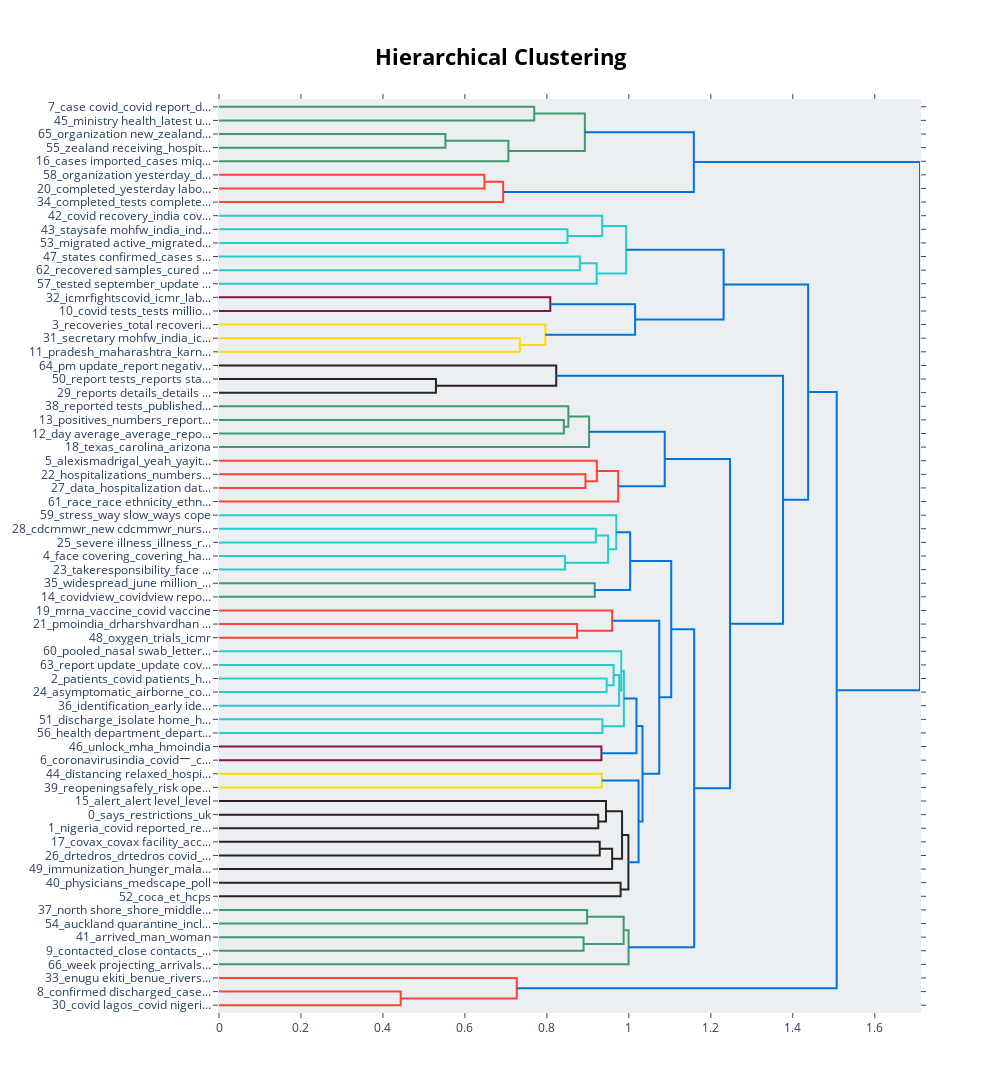

Notebook source saved alongside this figure:
### Markdown cell above
In order to better visualize how topics relate to each other, the hierarchical visualization is ideal for this task and has hence been chosen by the team. This visualization shows the relationships between the topics in a hierarchical manner in a tree-like structure.

### Code cell
# hierarchical topic visualization
topic_model_real.visualize_hierarchy() #false for default labels

### Figure 1 — Plotly figure (JSON) as saved in the notebook; plotly's stock layout.template omitted (floating-point values rounded to 4 significant figures)
{"data": [{"hoverinfo": "text", "marker": {"color": "rgb(61,153,112)"}, "mode": "lines", "type": "scatter", "x": [0, 0.7691, 0.7691, 0], "xaxis": "x", "y": [-5, -5, -15, -15], "yaxis": "y"}, {"hoverinfo": "text", "marker": {"color": "rgb(61,153,112)"}, "mode": "lines", "type": "scatter", "x": [0, 0.5524, 0.5524, 0], "xaxis": "x", "y": [-25, -25, -35, -35], "yaxis": "y"}, {"hoverinfo": "text", "marker": {"color": "rgb(61,153,112)"}, "mode": "lines", "type": "scatter", "x": [0.5524, 0.7061, 0.7061, 0], "xaxis": "x", "y": [-30, -30, -45, -45], "yaxis": "y"}, {"hoverinfo": "text", "marker": {"color": "rgb(61,153,112)"}, "mode": "lines", "type": "scatter", "x": [0.7691, 0.8927, 0.8927, 0.7061], "xaxis": "x", "y": [-10, -10, -37.5, -37.5], "yaxis": "y"}, {"hoverinfo": "text", "marker": {"color": "rgb(255,65,54)"}, "mode": "lines", "type": "scatter", "x": [0, 0.6476, 0.6476, 0], "xaxis": "x", "y": [-55, -55, -65, -65], "yaxis": "y"}, {"hoverinfo": "text", "marker": {"color": "rgb(255,65,54)"}, "mode": "lines", "type": "scatter", "x": [0.6476, 0.6933, 0.6933, 0], "xaxis": "x", "y": [-60, -60, -75, -75], "yaxis": "y"}, {"hoverinfo": "text", "marker": {"color": "rgb(0,116,217)"}, "mode": "lines", "type": "scatter", "x": [0.8927, 1.159, 1.159, 0.6933], "xaxis": "x", "y": [-23.75, -23.75, -67.5, -67.5], "yaxis": "y"}, {"hoverinfo": "text", "marker": {"color": "rgb(35,205,205)"}, "mode": "lines", "type": "scatter", "x": [0, 0.8503, 0.8503, 0], "xaxis": "x", "y": [-95, -95, -105, -105], "yaxis": "y"}, {"hoverinfo": "text", "marker": {"color": "rgb(35,205,205)"}, "mode": "lines", "type": "scatter", "x": [0, 0.935, 0.935, 0.8503], "xaxis": "x", "y": [-85, -85, -100, -100], "yaxis": "y"}, {"hoverinfo": "text", "marker": {"color": "rgb(35,205,205)"}, "mode": "lines", "type": "scatter", "x": [0, 0.8804, 0.8804, 0], "xaxis": "x", "y": [-115, -115, -125, -125], "yaxis": "y"}, {"hoverinfo": "text", "marker": {"color": "rgb(35,205,205)"}, "mode": "lines", "type": "scatter", "x": [0.8804, 0.9215, 0.9215, 0], "xaxis": "x", "y": [-120, -120, -135, -135], "yaxis": "y"}, {"hoverinfo": "text", "marker": {"color": "rgb(35,205,205)"}, "mode": "lines", "type": "scatter", "x": [0.935, 0.9935, 0.9935, 0.9215], "xaxis": "x", "y": [-92.5, -92.5, -127.5, -127.5], "yaxis": "y"}, {"hoverinfo": "text", "marker": {"color": "rgb(133,20,75)"}, "mode": "lines", "type": "scatter", "x": [0, 0.8083, 0.8083, 0], "xaxis": "x", "y": [-145, -145, -155, -155], "yaxis": "y"}, {"hoverinfo": "text", "marker": {"color": "rgb(255,220,0)"}, "mode": "lines", "type": "scatter", "x": [0, 0.7341, 0.7341, 0], "xaxis": "x", "y": [-175, -175, -185, -185], "yaxis": "y"}, {"hoverinfo": "text", "marker": {"color": "rgb(255,220,0)"}, "mode": "lines", "type": "scatter", "x": [0, 0.7963, 0.7963, 0.7341], "xaxis": "x", "y": [-165, -165, -180, -180], "yaxis": "y"}, {"hoverinfo": "text", "marker": {"color": "rgb(0,116,217)"}, "mode": "lines", "type": "scatter", "x": [0.8083, 1.015, 1.015, 0.7963], "xaxis": "x", "y": [-150, -150, -172.5, -172.5], "yaxis": "y"}, {"hoverinfo": "text", "marker": {"color": "rgb(0,116,217)"}, "mode": "lines", "type": "scatter", "x": [0.9935, 1.231, 1.231, 1.015], "xaxis": "x", "y": [-110, -110, -161.2, -161.2], "yaxis": "y"}, {"hoverinfo": "text", "marker": {"color": "rgb(40,35,35)"}, "mode": "lines", "type": "scatter", "x": [0, 0.5293, 0.5293, 0], "xaxis": "x", "y": [-205, -205, -215, -215], "yaxis": "y"}, {"hoverinfo": "text", "marker": {"color": "rgb(40,35,35)"}, "mode": "lines", "type": "scatter", "x": [0, 0.8228, 0.8228, 0.5293], "xaxis": "x", "y": [-195, -195, -210, -210], "yaxis": "y"}, {"hoverinfo": "text", "marker": {"color": "rgb(61,153,112)"}, "mode": "lines", "type": "scatter", "x": [0, 0.8414, 0.8414, 0], "xaxis": "x", "y": [-235, -235, -245, -245], "yaxis": "y"}, {"hoverinfo": "text", "marker": {"color": "rgb(61,153,112)"}, "mode": "lines", "type": "scatter", "x": [0, 0.8525, 0.8525, 0.8414], "xaxis": "x", "y": [-225, -225, -240, -240], "yaxis": "y"}, {"hoverinfo": "text", "marker": {"color": "rgb(61,153,112)"}, "mode": "lines", "type": "scatter", "x": [0.8525, 0.903, 0.903, 0], "xaxis": "x", "y": [-232.5, -232.5, -255, -255], "yaxis": "y"}, {"hoverinfo": "text", "marker": {"color": "rgb(255,65,54)"}, "mode": "lines", "type": "scatter", "x": [0, 0.8942, 0.8942, 0], "xaxis": "x", "y": [-275, -275, -285, -285], "yaxis": "y"}, {"hoverinfo": "text", "marker": {"color": "rgb(255,65,54)"}, "mode": "lines", "type": "scatter", "x": [0, 0.9219, 0.9219, 0.8942], "xaxis": "x", "y": [-265, -265, -280, -280], "yaxis": "y"}, {"hoverinfo": "text", "marker": {"color": "rgb(255,65,54)"}, "mode": "lines", "type": "scatter", "x": [0.9219, 0.974, 0.974, 0], "xaxis": "x", "y": [-272.5, -272.5, -295, -295], "yaxis": "y"}, {"hoverinfo": "text", "marker": {"color": "rgb(0,116,217)"}, "mode": "lines", "type": "scatter", "x": [0.903, 1.088, 1.088, 0.974], "xaxis": "x", "y": [-243.8, -243.8, -283.8, -283.8], "yaxis": "y"}, {"hoverinfo": "text", "marker": {"color": "rgb(35,205,205)"}, "mode": "lines", "type": "scatter", "x": [0, 0.9195, 0.9195, 0], "xaxis": "x", "y": [-315, -315, -325, -325], "yaxis": "y"}, {"hoverinfo": "text", "marker": {"color": "rgb(35,205,205)"}, "mode": "lines", "type": "scatter", "x": [0, 0.8441, 0.8441, 0], "xaxis": "x", "y": [-335, -335, -345, -345], "yaxis": "y"}, {"hoverinfo": "text", "marker": {"color": "rgb(35,205,205)"}, "mode": "lines", "type": "scatter", "x": [0.9195, 0.9494, 0.9494, 0.8441], "xaxis": "x", "y": [-320, -320, -340, -340], "yaxis": "y"}, {"hoverinfo": "text", "marker": {"color": "rgb(35,205,205)"}, "mode": "lines", "type": "scatter", "x": [0, 0.9693, 0.9693, 0.9494], "xaxis": "x", "y": [-305, -305, -330, -330], "yaxis": "y"}, {"hoverinfo": "text", "marker": {"color": "rgb(61,153,112)"}, "mode": "lines", "type": "scatter", "x": [0, 0.9169, 0.9169, 0], "xaxis": "x", "y": [-355, -355, -365, -365], "yaxis": "y"}, {"hoverinfo": "text", "marker": {"color": "rgb(0,116,217)"}, "mode": "lines", "type": "scatter", "x": [0.9693, 1.003, 1.003, 0.9169], "xaxis": "x", "y": [-317.5, -317.5, -360, -360], "yaxis": "y"}, {"hoverinfo": "text", "marker": {"color": "rgb(255,65,54)"}, "mode": "lines", "type": "scatter", "x": [0, 0.8737, 0.8737, 0], "xaxis": "x", "y": [-385, -385, -395, -395], "yaxis": "y"}, {"hoverinfo": "text", "marker": {"color": "rgb(255,65,54)"}, "mode": "lines", "type": "scatter", "x": [0, 0.9593, 0.9593, 0.8737], "xaxis": "x", "y": [-375, -375, -390, -390], "yaxis": "y"}, {"hoverinfo": "text", "marker": {"color": "rgb(35,205,205)"}, "mode": "lines", "type": "scatter", "x": [0, 0.9458, 0.9458, 0], "xaxis": "x", "y": [-425, -425, -435, -435], "yaxis": "y"}, {"hoverinfo": "text", "marker": {"color": "rgb(35,205,205)"}, "mode": "lines", "type": "scatter", "x": [0, 0.9628, 0.9628, 0.9458], "xaxis": "x", "y": [-415, -415, -430, -430], "yaxis": "y"}, {"hoverinfo": "text", "marker": {"color": "rgb(35,205,205)"}, "mode": "lines", "type": "scatter", "x": [0.9628, 0.9763, 0.9763, 0], "xaxis": "x", "y": [-422.5, -422.5, -445, -445], "yaxis": "y"}, {"hoverinfo": "text", "marker": {"color": "rgb(35,205,205)"}, "mode": "lines", "type": "scatter", "x": [0, 0.9815, 0.9815, 0.9763], "xaxis": "x", "y": [-405, -405, -433.8, -433.8], "yaxis": "y"}, {"hoverinfo": "text", "marker": {"color": "rgb(35,205,205)"}, "mode": "lines", "type": "scatter", "x": [0, 0.9354, 0.9354, 0], "xaxis": "x", "y": [-455, -455, -465, -465], "yaxis": "y"}, {"hoverinfo": "text", "marker": {"color": "rgb(35,205,205)"}, "mode": "lines", "type": "scatter", "x": [0.9815, 0.9878, 0.9878, 0.9354], "xaxis": "x", "y": [-419.4, -419.4, -460, -460], "yaxis": "y"}, {"hoverinfo": "text", "marker": {"color": "rgb(133,20,75)"}, "mode": "lines", "type": "scatter", "x": [0, 0.9331, 0.9331, 0], "xaxis": "x", "y": [-475, -475, -485, -485], "yaxis": "y"}, {"hoverinfo": "text", "marker": {"color": "rgb(0,116,217)"}, "mode": "lines", "type": "scatter", "x": [0.9878, 1.019, 1.019, 0.9331], "xaxis": "x", "y": [-439.7, -439.7, -480, -480], "yaxis": "y"}, {"hoverinfo": "text", "marker": {"color": "rgb(255,220,0)"}, "mode": "lines", "type": "scatter", "x": [0, 0.9339, 0.9339, 0], "xaxis": "x", "y": [-495, -495, -505, -505], "yaxis": "y"}, {"hoverinfo": "text", "marker": {"color": "rgb(40,35,35)"}, "mode": "lines", "type": "scatter", "x": [0, 0.9254, 0.9254, 0], "xaxis": "x", "y": [-525, -525, -535, -535], "yaxis": "y"}, {"hoverinfo": "text", "marker": {"color": "rgb(40,35,35)"}, "mode": "lines", "type": "scatter", "x": [0, 0.9442, 0.9442, 0.9254], "xaxis": "x", "y": [-515, -515, -530, -530], "yaxis": "y"}, {"hoverinfo": "text", "marker": {"color": "rgb(40,35,35)"}, "mode": "lines", "type": "scatter", "x": [0, 0.9289, 0.9289, 0], "xaxis": "x", "y": [-545, -545, -555, -555], "yaxis": "y"}, {"hoverinfo": "text", "marker": {"color": "rgb(40,35,35)"}, "mode": "lines", "type": "scatter", "x": [0.9289, 0.9592, 0.9592, 0], "xaxis": "x", "y": [-550, -550, -565, -565], "yaxis": "y"}, {"hoverinfo": "text", "marker": {"color": "rgb(40,35,35)"}, "mode": "lines", "type": "scatter", "x": [0.9442, 0.9834, 0.9834, 0.9592], "xaxis": "x", "y": [-522.5, -522.5, -557.5, -557.5], "yaxis": "y"}, {"hoverinfo": "text", "marker": {"color": "rgb(40,35,35)"}, "mode": "lines", "type": "scatter", "x": [0, 0.9799, 0.9799, 0], "xaxis": "x", "y": [-575, -575, -585, -585], "yaxis": "y"}, {"hoverinfo": "text", "marker": {"color": "rgb(40,35,35)"}, "mode": "lines", "type": "scatter", "x": [0.9834, 0.9989, 0.9989, 0.9799], "xaxis": "x", "y": [-540, -540, -580, -580], "yaxis": "y"}, {"hoverinfo": "text", "marker": {"color": "rgb(0,116,217)"}, "mode": "lines", "type": "scatter", "x": [0.9339, 1.024, 1.024, 0.9989], "xaxis": "x", "y": [-500, -500, -560, -560], "yaxis": "y"}, {"hoverinfo": "text", "marker": {"color": "rgb(0,116,217)"}, "mode": "lines", "type": "scatter", "x": [1.019, 1.033, 1.033, 1.024], "xaxis": "x", "y": [-459.8, -459.8, -530, -530], "yaxis": "y"}, {"hoverinfo": "text", "marker": {"color": "rgb(0,116,217)"}, "mode": "lines", "type": "scatter", "x": [0.9593, 1.074, 1.074, 1.033], "xaxis": "x", "y": [-382.5, -382.5, -494.9, -494.9], "yaxis": "y"}, {"hoverinfo": "text", "marker": {"color": "rgb(0,116,217)"}, "mode": "lines", "type": "scatter", "x": [1.003, 1.103, 1.103, 1.074], "xaxis": "x", "y": [-338.8, -338.8, -438.7, -438.7], "yaxis": "y"}, {"hoverinfo": "text", "marker": {"color": "rgb(61,153,112)"}, "mode": "lines", "type": "scatter", "x": [0, 0.8981, 0.8981, 0], "xaxis": "x", "y": [-595, -595, -605, -605], "yaxis": "y"}, {"hoverinfo": "text", "marker": {"color": "rgb(61,153,112)"}, "mode": "lines", "type": "scatter", "x": [0, 0.8896, 0.8896, 0], "xaxis": "x", "y": [-615, -615, -625, -625], "yaxis": "y"}, {"hoverinfo": "text", "marker": {"color": "rgb(61,153,112)"}, "mode": "lines", "type": "scatter", "x": [0.8981, 0.9873, 0.9873, 0.8896], "xaxis": "x", "y": [-600, -600, -620, -620], "yaxis": "y"}, {"hoverinfo": "text", "marker": {"color": "rgb(61,153,112)"}, "mode": "lines", "type": "scatter", "x": [0.9873, 0.9993, 0.9993, 0], "xaxis": "x", "y": [-610, -610, -635, -635], "yaxis": "y"}, {"hoverinfo": "text", "marker": {"color": "rgb(0,116,217)"}, "mode": "lines", "type": "scatter", "x": [1.103, 1.159, 1.159, 0.9993], "xaxis": "x", "y": [-388.7, -388.7, -622.5, -622.5], "yaxis": "y"}, {"hoverinfo": "text", "marker": {"color": "rgb(0,116,217)"}, "mode": "lines", "type": "scatter", "x": [1.088, 1.247, 1.247, 1.159], "xaxis": "x", "y": [-263.8, -263.8, -505.6, -505.6], "yaxis": "y"}, {"hoverinfo": "text", "marker": {"color": "rgb(0,116,217)"}, "mode": "lines", "type": "scatter", "x": [0.8228, 1.376, 1.376, 1.247], "xaxis": "x", "y": [-202.5, -202.5, -384.7, -384.7], "yaxis": "y"}, {"hoverinfo": "text", "marker": {"color": "rgb(0,116,217)"}, "mode": "lines", "type": "scatter", "x": [1.231, 1.437, 1.437, 1.376], "xaxis": "x", "y": [-135.6, -135.6, -293.6, -293.6], "yaxis": "y"}, {"hoverinfo": "text", "marker": {"color": "rgb(255,65,54)"}, "mode": "lines", "type": "scatter", "x": [0, 0.4433, 0.4433, 0], "xaxis": "x", "y": [-655, -655, -665, -665], "yaxis": "y"}, {"hoverinfo": "text", "marker": {"color": "rgb(255,65,54)"}, "mode": "lines", "type": "scatter", "x": [0, 0.7265, 0.7265, 0.4433], "xaxis": "x", "y": [-645, -645, -660, -660], "yaxis": "y"}, {"hoverinfo": "text", "marker": {"color": "rgb(0,116,217)"}, "mode": "lines", "type": "scatter", "x": [1.437, 1.507, 1.507, 0.7265], "xaxis": "x", "y": [-214.6, -214.6, -652.5, -652.5], "yaxis": "y"}, {"hoverinfo": "text", "marker": {"color": "rgb(0,116,217)"}, "mode": "lines", "type": "scatter", "x": [1.159, 1.71, 1.71, 1.507], "xaxis": "x", "y": [-45.62, -45.62, -433.6, -433.6], "yaxis": "y"}], "layout": {"autosize": false, "height": 1205, "hoverlabel": {"bgcolor": "white", "font": {"family": "Rockwell", "size": 16}}, "hovermode": "closest", "plot_bgcolor": "#ECEFF1", "showlegend": false, "title": {"font": {"color": "Black", "size": 22}, "text": "<b>Hierarchical Clustering</b>", "x": 0.5, "xanchor": "center", "yanchor": "top"}, "width": 1000, "xaxis": {"mirror": "allticks", "rangemode": "tozero", "showgrid": false, "showline": true, "showticklabels": true, "ticks": "outside", "type": "linear", "zeroline": false}, "yaxis": {"mirror": "allticks", "range": [-670, 0], "rangemode": "tozero", "showgrid": false, "showline": true, "showticklabels": true, "tickmode": "array", "ticks": "outside", "ticktext": ["7_case covid_covid report_d...", "45_ministry health_latest u...", "65_organization new_zealand...", "55_zealand receiving_hospit...", "16_cases imported_cases miq...", "58_organization yesterday_d...", "20_completed_yesterday labo...", "34_completed_tests complete...", "42_covid recovery_india cov...", "43_staysafe mohfw_india_ind...", "53_migrated active_migrated...", "47_states confirmed_cases s...", "62_recovered samples_cured ...", "57_tested september_update ...", "32_icmrfightscovid_icmr_lab...", "10_covid tests_tests millio...", "3_recoveries_total recoveri...", "31_secretary mohfw_india_ic...", "11_pradesh_maharashtra_karn...", "64_pm update_report negativ...", "50_report tests_reports sta...", "29_reports details_details ...", "38_reported tests_published...", "13_positives_numbers_report...", "12_day average_average_repo...", "18_texas_carolina_arizona", "5_alexismadrigal_yeah_yayit...", "22_hospitalizations_numbers...", "27_data_hospitalization dat...", "61_race_race ethnicity_ethn...", "59_stress_way slow_ways cope", "28_cdcmmwr_new cdcmmwr_nurs...", "25_severe illness_illness_r...", "4_face covering_covering_ha...", "23_takeresponsibility_face ...", "35_widespread_june million_...", "14_covidview_covidview repo...", "19_mrna_vaccine_covid vaccine", "21_pmoindia_drharshvardhan ...", "48_oxygen_trials_icmr", "60_pooled_nasal swab_letter...", "63_report update_update cov...", "2_patients_covid patients_h...", "24_asymptomatic_airborne_co...", "36_identification_early ide...", "51_discharge_isolate home_h...", "56_health department_depart...", "46_unlock_mha_hmoindia", "6_coronavirusindia_covidー_c...", "44_distancing relaxed_hospi...", "39_reopeningsafely_risk ope...", "15_alert_alert level_level", "0_says_restrictions_uk", "1_nigeria_covid reported_re...", "17_covax_covax facility_acc...", "26_drtedros_drtedros covid_...", "49_immunization_hunger_mala...", "40_physicians_medscape_poll", "52_coca_et_hcps", "37_north shore_shore_middle...", "54_auckland quarantine_incl...", "41_arrived_man_woman", "9_contacted_close contacts_...", "66_week projecting_arrivals...", "33_enugu ekiti_benue_rivers...", "8_confirmed discharged_case...", "30_covid lagos_covid nigeri..."], "tickvals": [-5, -15, -25, -35, -45, -55, -65, -75, -85, -95, -105, -115, -125, -135, -145, -155, -165, -175, -185, -195, -205, -215, -225, -235, -245, -255, -265, -275, -285, -295, -305, -315, -325, -335, -345, -355, -365, -375, -385, -395, -405, -415, -425, -435, -445, -455, -465, -475, -485, -495, -505, -515, -525, -535, -545, -555, -565, -575, -585, -595, -605, -615, -625, -635, -645, -655, -665], "type": "linear", "zeroline": false}}}
